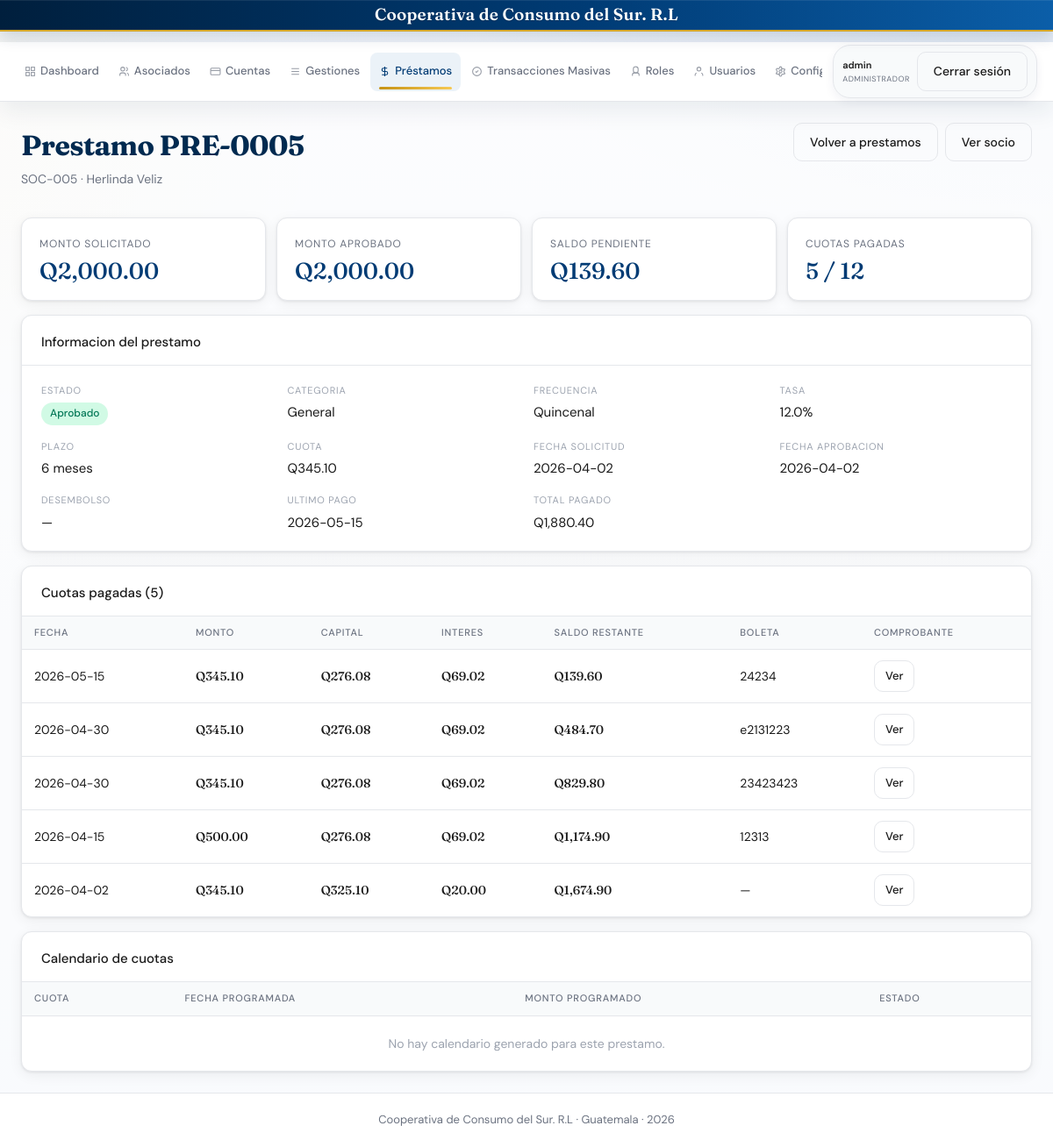
Page /prestamos/5 (signed in) on the committed database.
### tables this page shows
CREATE TABLE ajustes_sistema (
        clave TEXT PRIMARY KEY,
        valor TEXT,
        fecha_actualizacion TEXT NOT NULL,
        usuario_actualizacion TEXT
    );

CREATE TABLE prestamos (
            id INTEGER PRIMARY KEY AUTOINCREMENT,
            numero TEXT UNIQUE NOT NULL,
            socio_id INTEGER NOT NULL,
            monto_solicitado REAL NOT NULL,
            monto_aprobado REAL,
            tasa_interes REAL NOT NULL,
            plazo_meses INTEGER NOT NULL,
            cuota_mensual REAL,
            saldo_pendiente REAL,
            fecha_solicitud TEXT NOT NULL,
            fecha_aprobacion TEXT,
            estado TEXT DEFAULT "pendiente"
        , etapa_cobranza TEXT DEFAULT 'activo', categoria_id INTEGER, desembolso_tipo TEXT, desembolso_referencia TEXT, refinanciado_de INTEGER, monto_amortizado REAL DEFAULT 0, monto_desembolso REAL, banco_tipo_cuenta TEXT, banco_numero_cuenta TEXT, capital_amortizado REAL DEFAULT 0, interes_amortizado REAL DEFAULT 0);

CREATE TABLE socios (
            id INTEGER PRIMARY KEY AUTOINCREMENT,
            codigo TEXT UNIQUE NOT NULL,
            nombre TEXT NOT NULL,
            apellido TEXT NOT NULL,
            dpi TEXT UNIQUE NOT NULL,
            telefono TEXT,
            email TEXT,
            direccion TEXT,
            fecha_ingreso TEXT NOT NULL,
            estado TEXT DEFAULT "activo"
        , rol TEXT DEFAULT 'Asociado', frecuencia TEXT DEFAULT 'Quincenal', cuota_ahorro REAL DEFAULT 0, tipo_ahorro TEXT DEFAULT 'ahorro corriente', nit TEXT, beneficiario TEXT, finca TEXT, foto TEXT, primer_nombre TEXT, segundo_nombre TEXT, tercer_nombre TEXT, primer_apellido TEXT, segundo_apellido TEXT, estado_civil TEXT DEFAULT 'Soltero', apellido_casada TEXT, banco_nombre TEXT, banco_tipo_cuenta TEXT, banco_numero_cuenta TEXT, departamento TEXT, municipio TEXT, salario REAL, fecha_ingreso_laborar TEXT);

CREATE TABLE pagos_prestamo (
            id INTEGER PRIMARY KEY AUTOINCREMENT,
            prestamo_id INTEGER NOT NULL,
            monto REAL NOT NULL,
            capital REAL NOT NULL,
            interes REAL NOT NULL,
            saldo_restante REAL NOT NULL,
            fecha TEXT NOT NULL, descripcion TEXT, boleta_deposito TEXT, numero_comprobante TEXT,
            FOREIGN KEY (prestamo_id) REFERENCES prestamos(id)
        );

### blueprints/prestamos.py (the view, shortened to what this page needs)
@bp.route('/prestamos/<int:pid>')
@login_required()
def detalle_prestamo(pid):
    conn = get_db()
    prestamo = db_fetchone(
        conn,
        '''
        SELECT p.*, s.codigo AS socio_codigo, s.nombre || ' ' || s.apellido AS nombre_socio,
               s.frecuencia, pc.nombre AS categoria_nombre,
               COALESCE(pp.cuotas_pagadas, 0) AS cuotas_pagadas,
               COALESCE(pp.monto_pagado, 0) AS monto_pagado,
               pp.ultimo_pago
        FROM prestamos p
        JOIN socios s ON s.id = p.socio_id
        LEFT JOIN prestamo_categorias pc ON pc.id = p.categoria_id
        LEFT JOIN (
            SELECT prestamo_id,
                   COUNT(*) AS cuotas_pagadas,
                   SUM(monto) AS monto_pagado,
                   MAX(fecha) AS ultimo_pago
            FROM pagos_prestamo
            GROUP BY prestamo_id
        ) pp ON p.id = pp.prestamo_id
        WHERE p.id=?
        ''',
        [pid]
    )
    if not prestamo:
        conn.close()
        flash('Prestamo no encontrado.', 'danger')
        return redirect(url_for('prestamos.prestamos'))
    prestamo = dict(prestamo)
    if (prestamo.get('estado') or '').lower() == 'amortizado':
        prestamo['estado'] = 'pagado'
    pagos = db_fetchall(
        conn,
        '''
        SELECT *
        FROM pagos_prestamo
        WHERE prestamo_id=?
        ORDER BY date(fecha) DESC, id DESC
        ''',
        [pid]
    )
    pagos = [dict(row) for row in pagos]
    prestamos_pagadores = db_fetchall(
        conn,
        '''
        SELECT numero,
               fecha_aprobacion,
               fecha_solicitud,
               COALESCE(monto_amortizado, 0) AS monto_amortizado,
               COALESCE(monto_aprobado, monto_solicitado, 0) AS total_prestamo
        FROM prestamos
        WHERE refinanciado_de=?
          AND COALESCE(monto_amortizado, 0) > 0
        ORDER BY date(COALESCE(fecha_aprobacion, fecha_solicitud)) DESC, id DESC
        ''',
        [pid]
    )
    pagos = sorted(
        pagos,
        key=lambda item: (str(item.get('fecha') or ''), int(item.get('id') or 0)),
        reverse=True,
    )
    calendario = db_fetchall(
        conn,
        '''
        SELECT numero_cuota, fecha_programada, monto_programado, estado
        FROM prestamo_calendario_pagos
        WHERE prestamo_id=?
        ORDER BY numero_cuota
        ''',
        [pid]
    )
    conn.close()
    prestamo_dict = dict(prestamo)
    prestamo_dict['total_cuotas'] = calcular_total_cuotas_prestamo(
        prestamo_dict.get('plazo_meses'),
        prestamo_dict.get('frecuencia')
    )
    if calendario:
        prestamo_dict['cuotas_pagadas_calendario'] = sum(1 for cuota in calendario if (cuota['estado'] or '').lower() == 'pagado')
    else:
        prestamo_dict['cuotas_pagadas_calendario'] = prestamo_dict.get('cuotas_pagadas') or 0
    return render_template(
        'detalle_prestamo.html',
        prestamo=prestamo_dict,
        pagos=pagos,
        calendario=calendario,
    )

### templates/detalle_prestamo.html (shortened to what this page needs)
{% extends "base.html" %}
{% block content %}
<div class="page-header">
  <div>
    <div class="page-title">Prestamo {{ prestamo.numero }}</div>
    <div class="page-subtitle">{{ prestamo.socio_codigo }} · {{ prestamo.nombre_socio }}</div>
  </div>
  <div style="display:flex;gap:8px;align-items:center;">
    <a href="{{ url_for('prestamos.prestamos') }}" class="btn btn-outline">Volver a prestamos</a>
    <a href="{{ url_for('socios.detalle_socio', sid=prestamo.socio_id) }}" class="btn btn-outline">Ver socio</a>
  </div>
</div>
<div style="display:grid;grid-template-columns:repeat(auto-fit,minmax(200px,1fr));gap:12px;margin-bottom:16px;">
  <div class="stat-card"><div class="stat-label">Monto solicitado</div><div class="stat-value">Q{{ '{:,.2f}'.format(prestamo.monto_solicitado or 0) }}</div></div>
  <div class="stat-card"><div class="stat-label">Monto aprobado</div><div class="stat-value">Q{{ '{:,.2f}'.format(prestamo.monto_aprobado or prestamo.monto_solicitado or 0) }}</div></div>
  <div class="stat-card"><div class="stat-label">Saldo pendiente</div><div class="stat-value">Q{{ '{:,.2f}'.format(prestamo.saldo_pendiente or 0) }}</div></div>
  <div class="stat-card"><div class="stat-label">Cuotas pagadas</div><div class="stat-value">{{ prestamo.cuotas_pagadas_calendario }} / {{ prestamo.total_cuotas }}</div></div>
</div>
<div class="card" style="margin-bottom:16px;">
  <div class="card-header">
    <span class="card-title">Informacion del prestamo</span>
  </div>
  <div class="card-body">
    <div class="form-grid">
      <div><div style="font-size:11px;color:#9ca3af;text-transform:uppercase;letter-spacing:.8px;">Estado</div><div style="margin-top:4px;"><span class="badge {% if prestamo.estado=='aprobado' %}badge-green{% elif prestamo.estado=='pendiente' %}badge-gold{% elif prestamo.estado=='pagado' %}badge-gray{% elif prestamo.estado=='no_procede' %}badge-red{% else %}badge-red{% endif %}">{{ 'No procede' if prestamo.estado == 'no_procede' else prestamo.estado.capitalize() }}</span></div></div>
      <div><div style="font-size:11px;color:#9ca3af;text-transform:uppercase;letter-spacing:.8px;">Categoria</div><div style="margin-top:4px;">{{ prestamo.categoria_nombre or 'General' }}</div></div>
      <div><div style="font-size:11px;color:#9ca3af;text-transform:uppercase;letter-spacing:.8px;">Frecuencia</div><div style="margin-top:4px;">{{ prestamo.frecuencia or 'Quincenal' }}</div></div>
      <div><div style="font-size:11px;color:#9ca3af;text-transform:uppercase;letter-spacing:.8px;">Tasa</div><div style="margin-top:4px;">{{ prestamo.tasa_interes }}%</div></div>
      <div><div style="font-size:11px;color:#9ca3af;text-transform:uppercase;letter-spacing:.8px;">Plazo</div><div style="margin-top:4px;">{{ prestamo.plazo_meses }} meses</div></div>
      <div><div style="font-size:11px;color:#9ca3af;text-transform:uppercase;letter-spacing:.8px;">Cuota</div><div style="margin-top:4px;">Q{{ '{:,.2f}'.format(prestamo.cuota_mensual or 0) }}</div></div>
      <div><div style="font-size:11px;color:#9ca3af;text-transform:uppercase;letter-spacing:.8px;">Fecha solicitud</div><div style="margin-top:4px;">{{ prestamo.fecha_solicitud or '—' }}</div></div>
      <div><div style="font-size:11px;color:#9ca3af;text-transform:uppercase;letter-spacing:.8px;">Fecha aprobacion</div><div style="margin-top:4px;">{{ prestamo.fecha_aprobacion or '—' }}</div></div>
      <div><div style="font-size:11px;color:#9ca3af;text-transform:uppercase;letter-spacing:.8px;">Desembolso</div><div style="margin-top:4px;">{{ (prestamo.desembolso_tipo or '—')|capitalize }}</div></div>
      <div><div style="font-size:11px;color:#9ca3af;text-transform:uppercase;letter-spacing:.8px;">Ultimo pago</div><div style="margin-top:4px;">{{ prestamo.ultimo_pago or 'Sin pagos' }}</div></div>
      <div><div style="font-size:11px;color:#9ca3af;text-transform:uppercase;letter-spacing:.8px;">Total pagado</div><div style="margin-top:4px;">Q{{ '{:,.2f}'.format(prestamo.monto_pagado or 0) }}</div></div>
    </div>
  </div>
</div>
<div class="card" style="margin-bottom:16px;">
  <div class="card-header">
    <span class="card-title">Cuotas pagadas ({{ pagos|length }})</span>
  </div>
  <div class="table-wrap">
    <table>
      <thead><tr><th>Fecha</th><th>Monto</th><th>Capital</th><th>Interes</th><th>Saldo restante</th><th>Boleta</th><th>Comprobante</th></tr></thead>
      <tbody>
        {% for pago in pagos %}
        <tr>
          <td>{{ pago.fecha }}</td>
          <td class="amount">Q{{ '{:,.2f}'.format(pago.monto or 0) }}</td>
          <td class="amount">Q{{ '{:,.2f}'.format(pago.capital or 0) }}</td>
          <td class="amount">Q{{ '{:,.2f}'.format(pago.interes or 0) }}</td>
          <td class="amount">Q{{ '{:,.2f}'.format(pago.saldo_restante or 0) }}</td>
          <td>
            {% if pago.es_amortizacion %}
            {% if pago.prestamo_origen_numero %}
            Pagado con préstamo {{ pago.prestamo_origen_numero }} · Total préstamo: Q{{ '{:,.2f}'.format(pago.total_prestamo_origen or 0) }}
            {% else %}
            Amortización {{ pago.prestamo_amortizado_numero }} · Total préstamo: Q{{ '{:,.2f}'.format(pago.total_prestamo_amortizado or 0) }}
            {% endif %}
            {% else %}
            {{ pago.boleta_deposito or '—' }}
            {% endif %}
          </td>
          <td>
            {% if pago.id %}
            <a href="{{ url_for('prestamos.comprobante_pago_prestamo', pago_id=pago.id) }}" class="btn btn-outline btn-sm">Ver</a>
            {% elif pago.es_amortizacion %}
            —
            {% else %}
            —
            {% endif %}
          </td>
        </tr>
        {% else %}
        <tr><td colspan="7" style="text-align:center;color:#9ca3af;padding:20px;">Este prestamo aun no tiene cuotas pagadas.</td></tr>
        {% endfor %}
      </tbody>
    </table>
  </div>
</div>
<div class="card">
  <div class="card-header">
    <span class="card-title">Calendario de cuotas</span>
  </div>
  <div class="table-wrap">
    <table>
      <thead><tr><th>Cuota</th><th>Fecha programada</th><th>Monto programado</th><th>Estado</th></tr></thead>
      <tbody>
        {% for cuota in calendario %}
        <tr>
          <td>{{ cuota.numero_cuota }}</td>
          <td>{{ cuota.fecha_programada }}</td>
          <td class="amount">Q{{ '{:,.2f}'.format(cuota.monto_programado or 0) }}</td>
          <td>
            <span class="badge {% if cuota.estado == 'pagado' %}badge-green{% else %}badge-gold{% endif %}">{{ cuota.estado.capitalize() }}</span>
          </td>
        </tr>
        {% else %}
        <tr><td colspan="4" style="text-align:center;color:#9ca3af;padding:20px;">No hay calendario generado para este prestamo.</td></tr>
        {% endfor %}
      </tbody>
    </table>
  </div>
</div>
{% endblock %}

### templates/base.html (shortened to what this page needs)
<!DOCTYPE html>
<html lang="es">
<head>
</head>
<body>
<div class="top-brand">
  <div class="top-brand-content">
    <div class="top-brand-text">{{ cooperativa_nombre }}</div>
  </div>
</div>
<header class="header">
  <div class="header-content">
    <nav class="header-nav">
      <a href="{{ url_for('main.index') }}" class="nav-link {% if request.endpoint=='main.index' %}active{% endif %}">
        <svg width="16" height="16" fill="none" stroke="currentColor" stroke-width="2" viewBox="0 0 24 24"><rect x="3" y="3" width="7" height="7"/><rect x="14" y="3" width="7" height="7"/><rect x="14" y="14" width="7" height="7"/><rect x="3" y="14" width="7" height="7"/></svg>
        Dashboard
      </a>
      <a href="{{ url_for('socios.socios') }}" class="nav-link {% if 'socio' in request.endpoint %}active{% endif %}">
        <svg width="16" height="16" fill="none" stroke="currentColor" stroke-width="2" viewBox="0 0 24 24"><circle cx="9" cy="7" r="4"/><path d="M3 21v-2a4 4 0 0 1 4-4h4a4 4 0 0 1 4 4v2"/><path d="M16 3.13a4 4 0 0 1 0 7.75M21 21v-2a4 4 0 0 0-3-3.85"/></svg>
        Asociados
      </a>
      <a href="{{ url_for('ahorro.cuentas') }}" class="nav-link {% if 'cuenta' in request.endpoint %}active{% endif %}">
        <svg width="16" height="16" fill="none" stroke="currentColor" stroke-width="2" viewBox="0 0 24 24"><rect x="2" y="5" width="20" height="14" rx="2"/><path d="M2 10h20"/></svg>
        Cuentas
      </a>
      {% if session.get('user_role') in ['Administrador', 'Operador'] %}
      {% set gestion_activa = request.endpoint in ['gestiones', 'gestion_retiro', 'gestion_solicitud_prestamo'] %}
      <a href="{{ url_for('prestamos.gestiones') }}" class="nav-link {% if gestion_activa %}active{% endif %}">
        <svg width="16" height="16" fill="none" stroke="currentColor" stroke-width="2" viewBox="0 0 24 24"><path d="M4 6h16M4 12h16M4 18h16"/></svg>
        Gestiones
      </a>
      {% endif %}
      <a href="{{ url_for('prestamos.prestamos') }}" class="nav-link {% if 'prestamo' in request.endpoint %}active{% endif %}">
        <svg width="16" height="16" fill="none" stroke="currentColor" stroke-width="2" viewBox="0 0 24 24"><path d="M12 2v20M17 5H9.5a3.5 3.5 0 0 0 0 7h5a3.5 3.5 0 0 1 0 7H6"/></svg>
        Préstamos
      </a>
      <a href="{{ url_for('prestamos.transacciones_masivas') }}" class="nav-link {% if 'prestamos.transacciones_masivas' in request.endpoint %}active{% endif %}">
        <svg width="16" height="16" fill="none" stroke="currentColor" stroke-width="2" viewBox="0 0 24 24"><path d="M9 12l2 2 4-4M21 12c0 4.97-4.03 9-9 9s-9-4.03-9-9 4.03-9 9-9 9 4.03 9 9z"/></svg>
        Transacciones Masivas
      </a>      <a href="{{ url_for('usuarios.roles') }}" class="nav-link {% if 'usuarios.roles' in request.endpoint %}active{% endif %}">
        <svg width="16" height="16" fill="none" stroke="currentColor" stroke-width="2" viewBox="0 0 24 24"><path d="M12 2a5 5 0 0 1 5 5v3a5 5 0 0 1-10 0V7a5 5 0 0 1 5-5z"/><path d="M19 21v-2a4 4 0 0 0-4-4H9a4 4 0 0 0-4 4v2"/></svg>
        Roles
      </a>
      <a href="{{ url_for('usuarios.usuarios') }}" class="nav-link {% if 'usuarios.usuarios' in request.endpoint %}active{% endif %}">
        <svg width="16" height="16" fill="none" stroke="currentColor" stroke-width="2" viewBox="0 0 24 24"><path d="M20 21v-2a4 4 0 0 0-3-3.87"/><path d="M4 21v-2a4 4 0 0 1 3-3.87"/><circle cx="12" cy="7" r="4"/></svg>
        Usuarios
      </a>
      <a href="{{ url_for('configuraciones.configuraciones') }}" class="nav-link {% if 'configuraciones.configuraciones' in request.endpoint %}active{% endif %}">
        Configuración
      </a>
    </nav>
    {% if session.get('username') %}
    <div class="user-info">
      <div class="user-details">
        <strong>{{ session.username }}</strong>
        <small>{{ session.user_role }}</small>
      </div>
      <a href="{{ url_for('auth.logout') }}" class="btn btn-outline">Cerrar sesión</a>
    </div>
    {% endif %}
  </div>
</header>
<main class="main">
  {% block content %}{% endblock %}
</main>
<footer class="footer">
  <div class="footer-content">
    <p>{{ cooperativa_nombre }} · Guatemala · {{ now.strftime('%Y') if now else '2024' }}</p>
  </div>
</footer>
</body>
</html>

### rows in the picture
ajustes_sistema: valor "Cooperativa de Consumo del Sur. R.L", username "admin"
prestamos: numero "PRE-0005", monto_solicitado "2,000.00", monto_aprobado "2,000.00", saldo_pendiente "139.60", estado "Aprobado", tasa_interes "12.0", plazo_meses "6", cuota_mensual "345.10", fecha_solicitud "2026-04-02", fecha_aprobacion "2026-04-02"
socios: socio_codigo "SOC-005", frecuencia "Quincenal"
pagos_prestamo: fecha "2026-05-15", monto "345.10", capital "276.08", interes "69.02", saldo_restante "139.60", boleta_deposito "24234"
pagos_prestamo: fecha "2026-04-30", monto "345.10", capital "276.08", interes "69.02", saldo_restante "484.70", boleta_deposito "e2131223"
pagos_prestamo: fecha "2026-04-30", monto "345.10", capital "276.08", interes "69.02", saldo_restante "829.80", boleta_deposito "23423423"
pagos_prestamo: fecha "2026-04-15", monto "500.00", capital "276.08", interes "69.02", saldo_restante "1,174.90", boleta_deposito "12313"
pagos_prestamo: fecha "2026-04-02", monto "345.10", capital "325.10", interes "20.00", saldo_restante "1,674.90", boleta_deposito "—"

### other values in the picture
{{ session.user_role }} "ADMINISTRADOR"
{{ prestamo.nombre_socio }} "Herlinda Veliz"
{{ prestamo.cuotas_pagadas_calendario }} "5"
{{ prestamo.total_cuotas }} "12"
{{ prestamo.categoria_nombre or 'General' }} "General"
{{ (prestamo.desembolso_tipo or '—')|capitalize }} "—"
{{ prestamo.ultimo_pago or 'Sin pagos' }} "2026-05-15"
{{ '{:,.2f}'.format(prestamo.monto_pagado or 0) }} "1,880.40"
{{ pagos|length }} "5"
